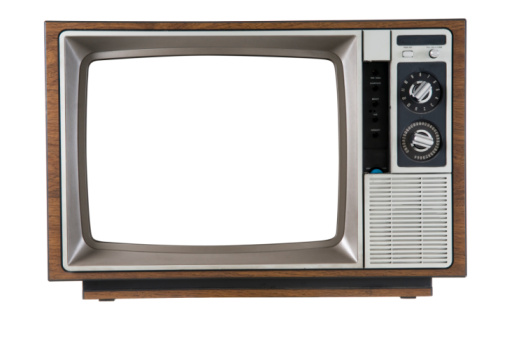
#> input picture PyLearnIPfilter/media/old_TV.jpg, 507 x 337 px, found by its file name
$ python TV_noise.py
#> lines starting #> are read from the running program, lines starting #| are printed output that depends on the picture; after the words box and inside, x2 and y2 are one past the last pixel; in counts of white or black regions, pixels touching at a corner belong together
import time
import cv2
import numpy as np

TV_image = cv2.imread('media\old_TV.jpg')
#> TV_image is the input picture: shape (337, 507, 3); mean B, G, R 194.3, 197.3, 201.2
TV_image = cv2.cvtColor(TV_image,cv2.COLOR_BGR2GRAY)
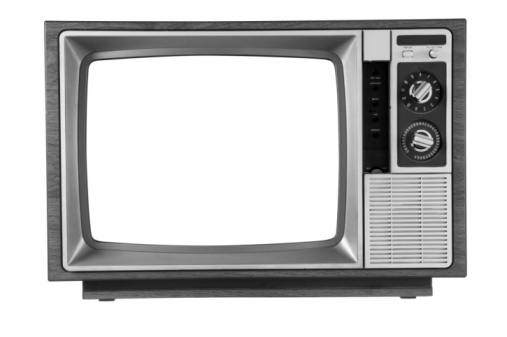
#> TV_image: shape (337, 507); min 0, max 255, mean 198.2
rows, cols = TV_image.shape
#> rows = 337; cols = 507
_, TV_image_thre = cv2.threshold(TV_image, 250, 255, cv2.THRESH_BINARY)
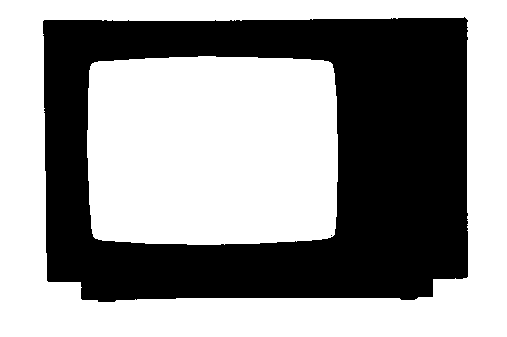
#> TV_image_thre: shape (337, 507); 58.6% white; 2 black regions (1 under 20 px), largest, box (x1, y1, x2, y2) and area: (43, 17, 468, 302) 70779
writer = cv2.VideoWriter("media\TV_noise.mp4", cv2.VideoWriter_fourcc(*'XVID'), 40, (cols, rows))

while True:
    noise = np.random.random((230, 300)) * 255
    noise = np.array(noise, dtype=np.uint8)
    noise_TV = noise*TV_image_thre[40:270,70:370] + TV_image[40:270,70:370]
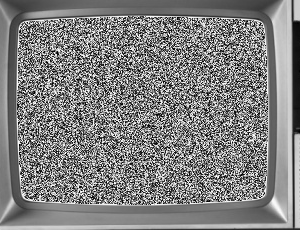
#> noise_TV: shape (230, 300); min 0, max 255, mean 128.5
    frame = TV_image
    frame[40:270,70:370] = noise_TV
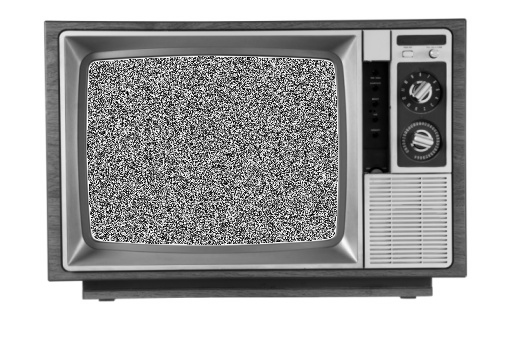
#> frame: shape (337, 507); min 0, max 255, mean 164.4
    frame = cv2.cvtColor(frame, cv2.COLOR_GRAY2BGR)
#> frame: shape (337, 507, 3)
    writer.write(frame)
    cv2.imshow('old TV', frame)
    if cv2.waitKey(25) & 0xFF == ord('q'):
#> (key q is pressed here)
        break

writer.release()
